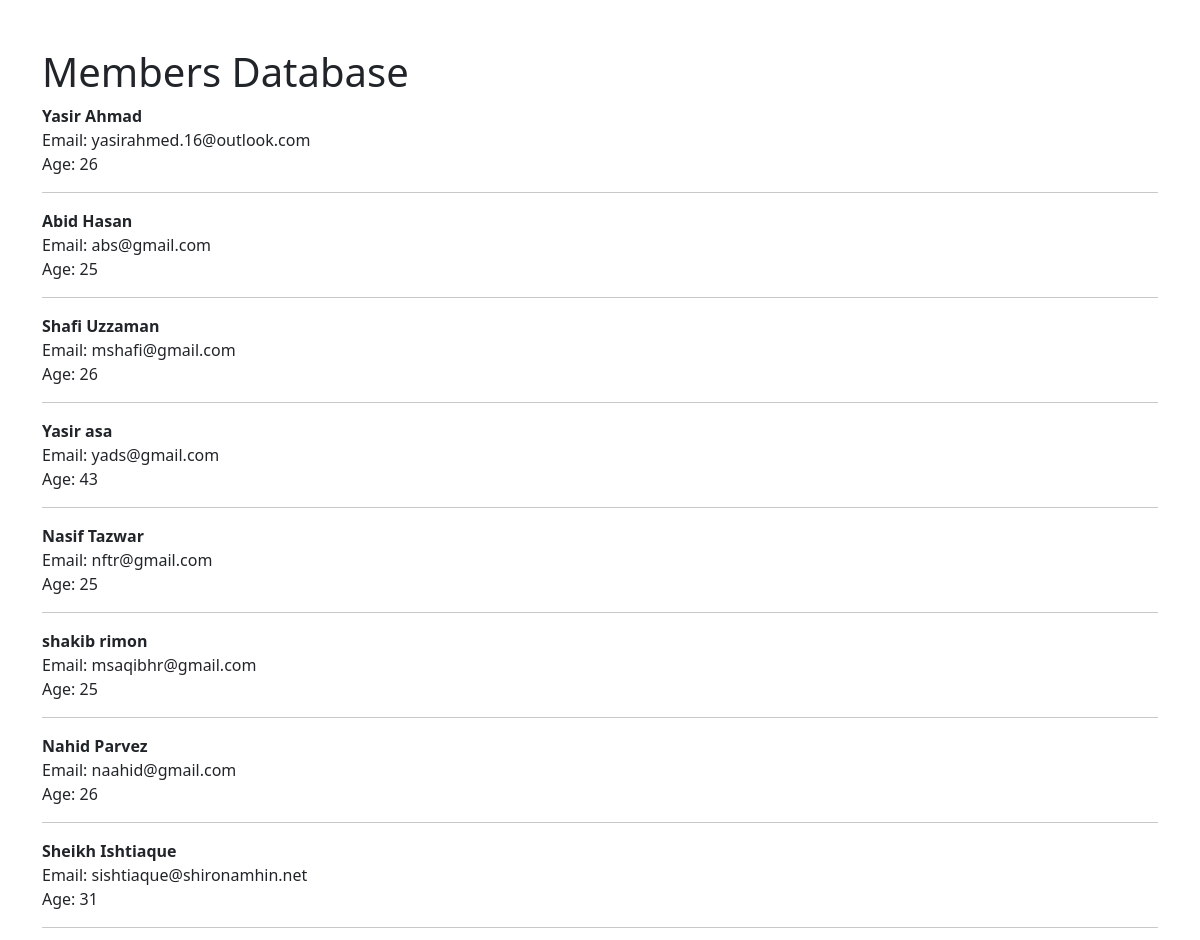
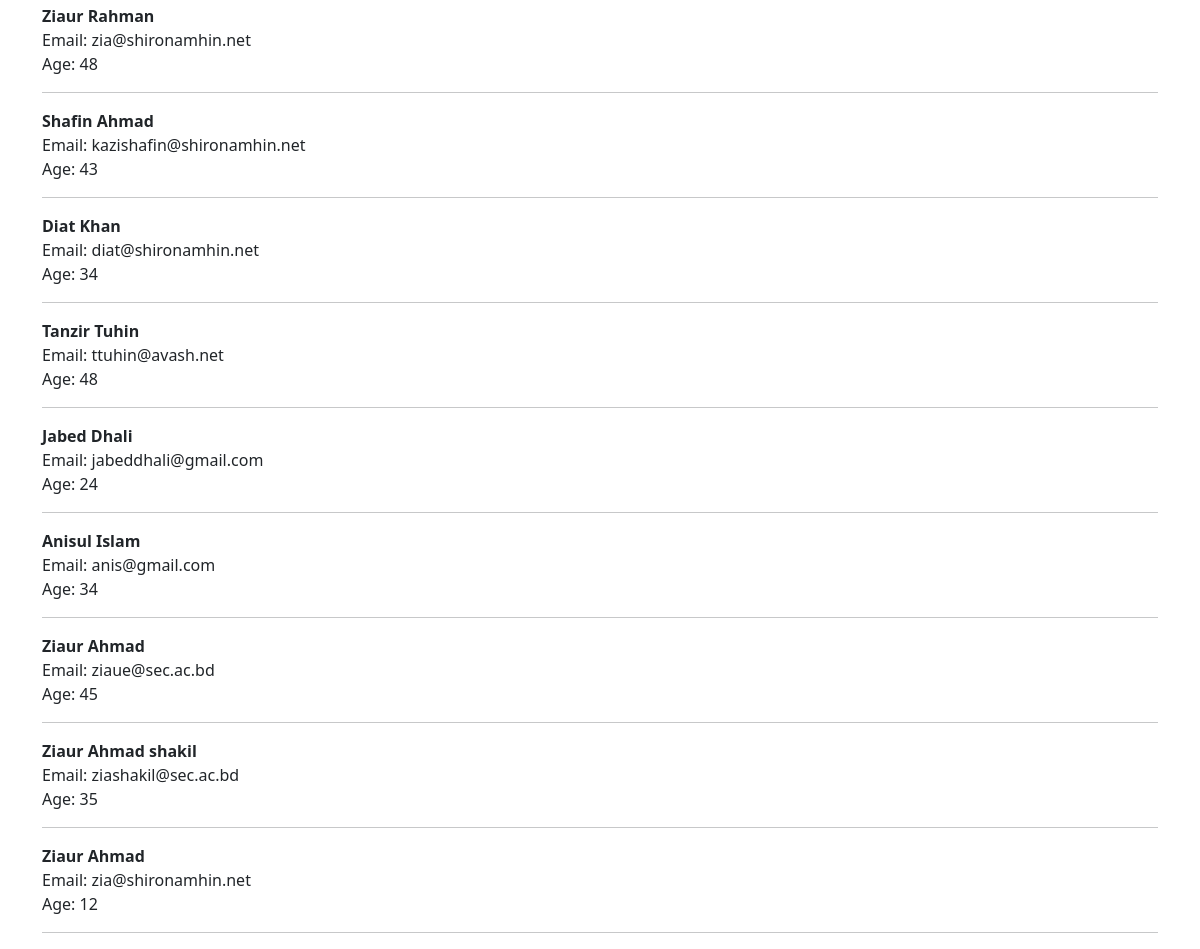
The page / on the database its author committed (2 pictures, top to bottom).
### website/models.py (models this page shows, shortened)
class Member(models.Model):
	fname = models.CharField(max_length=100)
	lname = models.CharField(max_length=100)
	email = models.EmailField(max_length=200)
	passed = models.CharField(max_length=50)
	age = models.IntegerField()

### website/views.py (the view)
# urls.py: 2. Add a URL to urlpatterns:  path('', views.home, name='home')
def home(request):
	all_members = Member.objects.all
	return render(request, 'home.html', {'all': all_members})

### templates/home.html
{% extends 'base.html' %}
{% block content %}
	<h1>Members Database</h1>
	{% for item in all %}
	<strong>{{ item.fname }}  {{ item.lname }}</strong> <br>
	Email: {{ item.email }}<br>
	Age: {{ item.age }}<br>
	<hr>
	{% endfor %}
{% endblock %}

### templates/base.html (shortened to what this page needs)
<!doctype html>
<html lang="en">
  <head>
    <link href="https://cdn.jsdelivr.net/npm/bootstrap@5.1.3/dist/css/bootstrap.min.css" rel="stylesheet">
  </head>
  <body><br/>
    <div class="container">
      <br>
    {% block content %}
    {% endblock %}
  </div>
  </body>
</html>

### rows shown on the page
Member: fname "Yasir", lname "Ahmad", email "yasirahmed.16@outlook.com", age "26"
Member: fname "Abid", lname "Hasan", email "abs@gmail.com", age "25"
Member: fname "Shafi", lname "Uzzaman", email "mshafi@gmail.com", age "26"
Member: fname "Yasir", lname "asa", email "yads@gmail.com", age "43"
Member: fname "Nasif", lname "Tazwar", email "nftr@gmail.com", age "25"
Member: fname "shakib", lname "rimon", email "msaqibhr@gmail.com", age "25"
Member: fname "Nahid", lname "Parvez", email "naahid@gmail.com", age "26"
Member: fname "Sheikh", lname "Ishtiaque", email "sishtiaque@shironamhin.net", age "31"
Member: fname "Ziaur", lname "Rahman", email "zia@shironamhin.net", age "48"
Member: fname "Shafin", lname "Ahmad", email "kazishafin@shironamhin.net", age "43"
Member: fname "Diat", lname "Khan", email "diat@shironamhin.net", age "34"
Member: fname "Tanzir", lname "Tuhin", email "ttuhin@avash.net", age "48"
Member: fname "Jabed", lname "Dhali", email "jabeddhali@gmail.com", age "24"
Member: fname "Anisul", lname "Islam", email "anis@gmail.com", age "34"
Member: fname "Ziaur", lname "Ahmad", email "ziaue@sec.ac.bd", age "45"
Member: fname "Ziaur", lname "Ahmad shakil", email "ziashakil@sec.ac.bd", age "35"
Member: fname "Ziaur", lname "Ahmad", email "zia@shironamhin.net", age "12"
